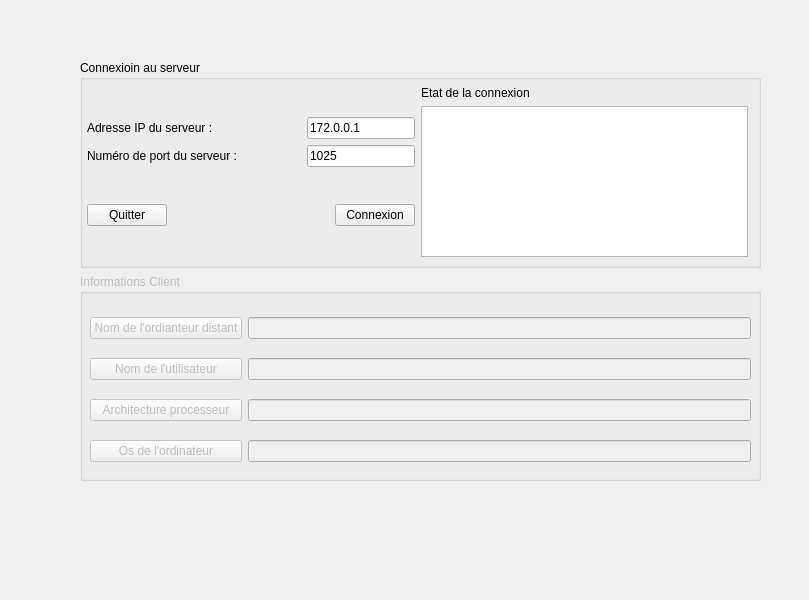
<?xml version="1.0" encoding="UTF-8"?>
<ui version="4.0">
 <class>AuditClientWidget</class>
 <widget class="QWidget" name="AuditClientWidget">
  <property name="geometry">
   <rect>
    <x>0</x>
    <y>0</y>
    <width>809</width>
    <height>600</height>
   </rect>
  </property>
  <property name="windowTitle">
   <string>AuditClientWidget</string>
  </property>
  <widget class="QWidget" name="verticalLayoutWidget">
   <property name="geometry">
    <rect>
     <x>80</x>
     <y>60</y>
     <width>681</width>
     <height>421</height>
    </rect>
   </property>
   <layout class="QVBoxLayout" name="centralWidget">
    <item>
     <widget class="QGroupBox" name="groupBox">
      <property name="title">
       <string>Connexioin au serveur</string>
      </property>
      <widget class="QWidget" name="horizontalLayoutWidget">
       <property name="geometry">
        <rect>
         <x>7</x>
         <y>26</y>
         <width>661</width>
         <height>171</height>
        </rect>
       </property>
       <layout class="QHBoxLayout" name="horizontalLayout_2">
        <item>
         <layout class="QVBoxLayout" name="verticalLayout_3">
          <item>
           <layout class="QGridLayout" name="gridLayout">
            <item row="2" column="2">
             <widget class="QLineEdit" name="lineEditAdresseIP">
              <property name="text">
               <string>172.0.0.1</string>
              </property>
             </widget>
            </item>
            <item row="2" column="0">
             <widget class="QLabel" name="label">
              <property name="text">
               <string>Adresse IP du serveur :</string>
              </property>
             </widget>
            </item>
            <item row="3" column="2">
             <widget class="QLineEdit" name="lineEditPort">
              <property name="text">
               <string>1025</string>
              </property>
             </widget>
            </item>
            <item row="3" column="0">
             <widget class="QLabel" name="label_2">
              <property name="text">
               <string>Numéro de port du serveur :</string>
              </property>
             </widget>
            </item>
            <item row="2" column="1">
             <spacer name="horizontalSpacer_2">
              <property name="orientation">
               <enum>Qt::Horizontal</enum>
              </property>
              <property name="sizeHint" stdset="0">
               <size>
                <width>40</width>
                <height>20</height>
               </size>
              </property>
             </spacer>
            </item>
            <item row="3" column="1">
             <spacer name="horizontalSpacer_3">
              <property name="orientation">
               <enum>Qt::Horizontal</enum>
              </property>
              <property name="sizeHint" stdset="0">
               <size>
                <width>40</width>
                <height>20</height>
               </size>
              </property>
             </spacer>
            </item>
           </layout>
          </item>
          <item>
           <layout class="QHBoxLayout" name="horizontalLayout_6">
            <item>
             <widget class="QPushButton" name="pushButtonQuitter">
              <property name="maximumSize">
               <size>
                <width>80</width>
                <height>16777215</height>
               </size>
              </property>
              <property name="text">
               <string>Quitter</string>
              </property>
             </widget>
            </item>
            <item>
             <spacer name="horizontalSpacer">
              <property name="orientation">
               <enum>Qt::Horizontal</enum>
              </property>
              <property name="sizeHint" stdset="0">
               <size>
                <width>2</width>
                <height>20</height>
               </size>
              </property>
             </spacer>
            </item>
            <item>
             <widget class="QPushButton" name="pushButtonConnexion">
              <property name="text">
               <string>Connexion</string>
              </property>
             </widget>
            </item>
           </layout>
          </item>
         </layout>
        </item>
        <item>
         <layout class="QVBoxLayout" name="verticalLayout_4">
          <item>
           <widget class="QLabel" name="label_3">
            <property name="text">
             <string>Etat de la connexion</string>
            </property>
           </widget>
          </item>
          <item>
           <widget class="QTextEdit" name="textEditEtat"/>
          </item>
         </layout>
        </item>
       </layout>
      </widget>
     </widget>
    </item>
    <item>
     <widget class="QGroupBox" name="groupBoxInformationsClient">
      <property name="enabled">
       <bool>false</bool>
      </property>
      <property name="title">
       <string>Informations Client</string>
      </property>
      <widget class="QWidget" name="horizontalLayoutWidget_3">
       <property name="geometry">
        <rect>
         <x>10</x>
         <y>30</y>
         <width>661</width>
         <height>171</height>
        </rect>
       </property>
       <layout class="QHBoxLayout" name="horizontalLayout_3">
        <item>
         <layout class="QVBoxLayout" name="verticalLayout_5">
          <item>
           <widget class="QPushButton" name="pushButtonOrdinateur">
            <property name="text">
             <string>Nom de l'ordianteur distant</string>
            </property>
           </widget>
          </item>
          <item>
           <widget class="QPushButton" name="pushButtonUtilisateur">
            <property name="text">
             <string>Nom de l'utilisateur</string>
            </property>
           </widget>
          </item>
          <item>
           <widget class="QPushButton" name="pushButtonArchitecture">
            <property name="text">
             <string>Architecture processeur</string>
            </property>
           </widget>
          </item>
          <item>
           <widget class="QPushButton" name="pushButtonOs">
            <property name="text">
             <string>Os de l'ordinateur</string>
            </property>
           </widget>
          </item>
         </layout>
        </item>
        <item>
         <layout class="QVBoxLayout" name="verticalLayout_6">
          <item>
           <widget class="QLineEdit" name="lineEditArchitecture">
            <property name="enabled">
             <bool>false</bool>
            </property>
           </widget>
          </item>
          <item>
           <widget class="QLineEdit" name="lineEditUtilisateur"/>
          </item>
          <item>
           <widget class="QLineEdit" name="lineEditOs"/>
          </item>
          <item>
           <widget class="QLineEdit" name="lineEditOrdinateur"/>
          </item>
         </layout>
        </item>
       </layout>
      </widget>
     </widget>
    </item>
   </layout>
  </widget>
 </widget>
 <resources/>
 <connections>
  <connection>
   <sender>pushButtonQuitter</sender>
   <signal>clicked()</signal>
   <receiver>AuditClientWidget</receiver>
   <slot>close()</slot>
   <hints>
    <hint type="sourcelabel">
     <x>140</x>
     <y>210</y>
    </hint>
    <hint type="destinationlabel">
     <x>40</x>
     <y>242</y>
    </hint>
   </hints>
  </connection>
 </connections>
</ui>
